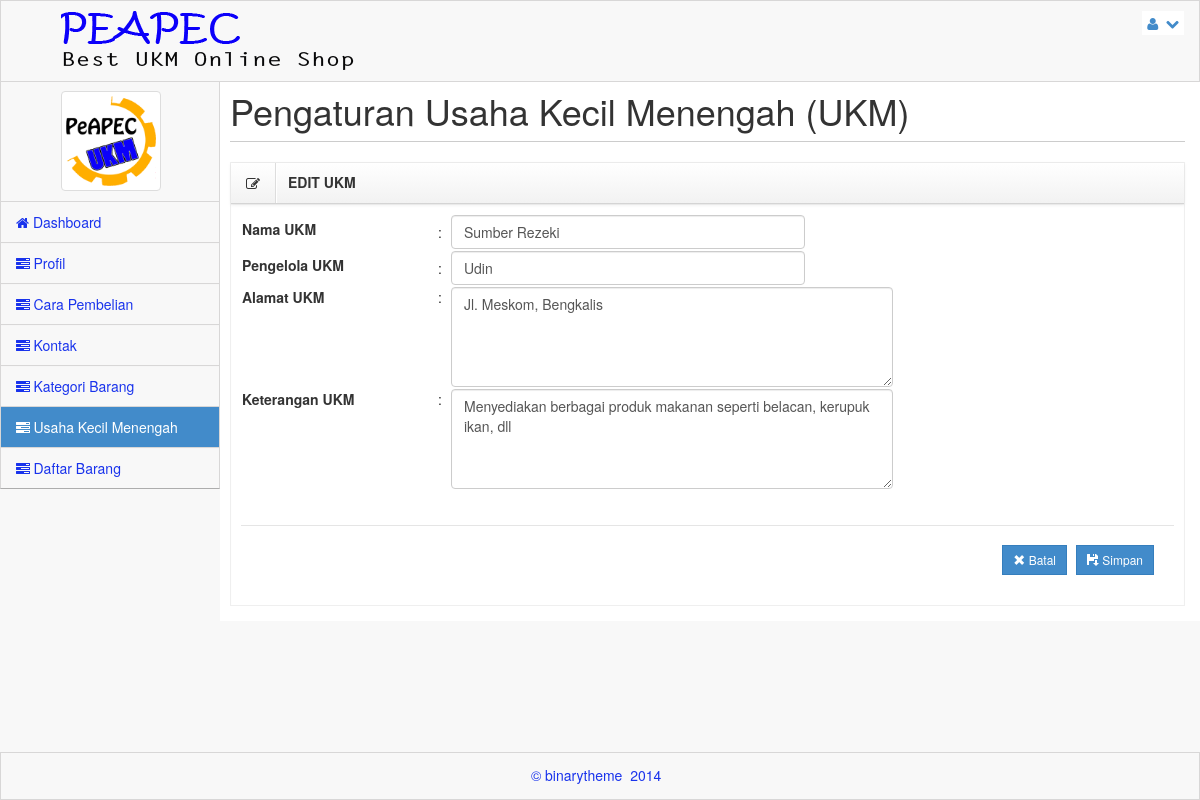
The app's page /admin/edit-ukm.html?ukm=d41d8cd98f00b204e9800998ecf8427e (signed in) with its own data.
### tables this page shows
CREATE TABLE IF NOT EXISTS `tbl_ukm` (
  `id_ukm` varchar(150) NOT NULL,
  `nama_ukm` varchar(100) NOT NULL,
  `alamat_ukm` text NOT NULL,
  `pengelola_ukm` varchar(100) NOT NULL,
  `ket_ukm` text NOT NULL,
  PRIMARY KEY (`id_ukm`)
);

### admin/editUKM.php (the view, shortened to what this page needs)
<link rel="stylesheet" href="assets/css/bootstrap-fileupload.min.css" />
<link rel="stylesheet" type="text/css" href="assets/modal/jquery-confirm.css" />
<?php
$id_UKM = $_GET['ukm'];
$qrySelect = mysql_query("select * from tbl_ukm where id_ukm = '$id_UKM'");
$h = mysql_fetch_array($qrySelect);
?>
    <div class="row">
        <div class="col-lg-12">
            <h1>Pengaturan Usaha Kecil Menengah (UKM)</h1>
            <hr />
            <div class="box dark">
                <header>
                    <div class="icons"><i class="icon-edit"></i></div>
                    <h5>EDIT UKM</h5>
                </header>
                <div id="div-1" class="accordion-body collapse in body">
                    <form  name="frmUKM"  method="post" action="" onsubmit="return cek();" enctype="multipart/form-data">
                        <table width="70%" border="0">
                          <tr style="margin:0px 0px 0px 0px;">
                            <td width="30%" ><label for="txtJudulUKM">Nama UKM</label></td>
                            <td width="2%">:</td>
                            <td width="68%">
                            	<input type="text" id="txtJudulUKM" name="txtJudulUKM" placeholder="Masukkan Judul UKM" class="form-control" style="width:80%;"
                                	value="<?php echo $h['1']; ?>" />
                            </td>
                          </tr>
                          <tr style="margin:0px 0px 0px 0px;">
                            <td width="30%" ><label for="txtPengelolaUKM">Pengelola UKM</label></td>
                            <td width="2%">:</td>
                            <td width="68%">
                            	<input type="text" id="txtPengelolaUKM" name="txtPengelolaUKM" placeholder="Masukkan Pengelola UKM" class="form-control" style="width:80%;"
                                	value="<?php echo $h['3']; ?>" />
                            </td>
                          </tr>
                          <tr style="margin:0px 0px 0px 0px;">
                            <td width="30%" style="vertical-align:top;" ><label for="txtAlamatUKM">Alamat UKM</label></td>
                            <td width="2%" style="vertical-align:top;">:</td>
                            <td width="68%">
                            	<textarea id="txtAlamatUKM" name="txtAlamatUKM" placeholder="Masukkan Alamat UKM" class="form-control" style="height:100px;"><?php echo $h['2']; ?></textarea>
                            </td>
                          </tr>
                          <tr style="margin:0px 0px 0px 0px;">
                            <td width="30%" style="vertical-align:top;" ><label for="txtKetUKM">Keterangan UKM</label></td>
                            <td width="2%" style="vertical-align:top;">:</td>
                            <td width="68%">
                            	<textarea id="txtKetUKM" name="txtKetUKM" placeholder="Masukkan Keterangan Untuk UKM baru" class="form-control" style="height:100px;"><?php echo $h['4']; ?></textarea>
                            </td>
                          </tr>
                        </table>
                        <br />
                        <div class="modal-footer">
                            <button type="button" class="btn btn-primary btn-sm btn-rect" onclick="javascript: window.location.href='ukm.html'">
                                <i class="glyphicon glyphicon-remove"></i> Batal
                            </button>
                            <button type="submit" name="tambah" class="btn btn-primary btn-sm btn-rect">
                                <i class="glyphicon glyphicon-floppy-save "></i>  Simpan
                            </button>
                        </div>
                    </form>
                </div>
            </div>
    	</div>
    </div>

### admin/assets/css/main.css (style rules this page uses)
@media (min-width: 768px) { html, body { height: 100%; } }
body.padTop53 { padding-top: 75px; overflow: visible; }
@media (min-width: 802px) { body.padTop53 { padding-top: 51px; } }
.inner .row { margin-right: -15px; margin-left: -15px; }
.box { position: relative; display: block; margin: 10px auto; border: 1px solid #efefef; }
.box header { background-repeat: repeat-x; border-bottom: 1px solid #d4d4d4; -webkit-box-shadow: 0 1px 4px rgba(0, 0, 0, 0.065); box-shadow: 0 1px 4px rgba(0, 0, 0, 0.065); background-image: linear-gradient(to bottom, #ffffff 0%, #f2f2f2 100%); }
.box header:before, .box header:after { display: table; content: " "; }
.box header:after { clear: both; }
.box header .icons, .box header h5, .box header .toolbar { position: relative; display: block; float: left; min-height: 1px; padding: 0; margin: 0; }
.box header .icons { padding: 10px 15px; border-right: 1px solid #ddd; -webkit-box-shadow: 1px 0px 0px #ffffff; box-shadow: 1px 0px 0px #ffffff; }
.box header h5 { padding: 12px; font-weight: bold; }
.box .body { padding: 10px; -webkit-box-shadow: inset 0 1px 1px rgba(0, 0, 0, 0.05); box-shadow: inset 0 1px 1px rgba(0, 0, 0, 0.05); }
.btn-rect { border-radius: 0 !important; }
.inner hr { margin-top: 10px; border-top-color: #ccc; }

### admin/assets/css/MoneAdmin.css (style rules this page uses)
body { background-color: #f8f8f8; }

### records on screen
tbl_ukm: txtJudulUKM "Sumber Rezeki", txtPengelolaUKM "Udin", txtAlamatUKM "Jl. Meskom, Bengkalis", txtKetUKM "Menyediakan berbagai produk makanan seperti belacan, kerupuk ikan, dll"
